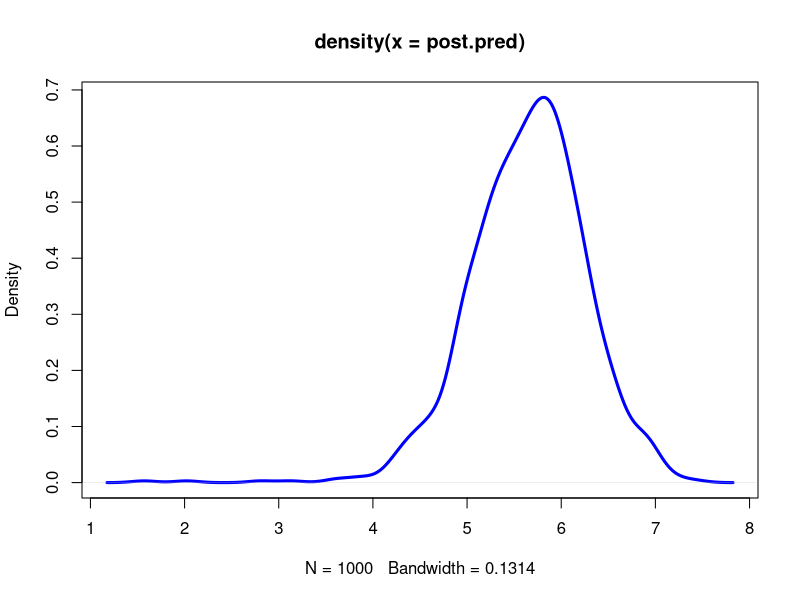

Generate this figure with R:
options("width"=100)
y <- as.vector(as.matrix(read.table("faculty.dat")))
k <- length(y)

dig <- function(x,a,b,log=F) {
  out <- NULL
  if (!log) {
    out <- 1/(gamma(a)*b^a) * x^(-a-1) * exp(-1/(b*x))
  } else {
    out <- -lgamma(a)-a*log(b) -(a+1)*log(x) -1/(b*x)
  }

  out
}

rig <- function(n,a,b) 1/rgamma(n,a,scale=b)

gibbs <- function(B=1e5,cand=c(1,1,1,1)) {
  #Priors:
  m <- 1
  s2 <- 1
  as <- 1
  bs <- 1
  at <- 1
  bt <- 1

  M <- matrix(0,nrow=B,ncol=k+3) # theta[1:k],mu,sig2,tau2
  M[1,] <- 2
  
  update.theta <- function(i,mu,sig2,tau2) { # theta ~ N(mu,sig2)
    mu.new <- (y[i]*tau2+mu*sig2) / (tau2+sig2)
    sig2.new <- (tau2*sig2) / (tau2+sig2)
    out <- c(mu.new,sig2.new)
    names(out) <- c("mu","sig2")
    out
  }

  update.mu <- function(theta,tau2) { # mu ~ N(m,s2)
    theta.new <- (mean(theta)*k*s2+m*tau2)/(k*s2+tau2)
    s2.new <- s2*tau2/(k*s2+tau2)
    out <- c(theta.new,s2.new)
    names(out) <- c("m","s2")
    out
  }

  update.sig2 <- function(theta) { # sig2 ~ IG(as,bs)
    as.new <- as+k/2 # Does not change
    bs.new <- 1/(1/bs+sum((y-theta)^2)/2)
    out <- c(as.new,bs.new)
    names(out) <- c("as","bs")
    out
  }
  
  update.tau2 <- function(theta,mu) { # tau2 ~ IG(at,bt)
    at.new <- at+k/2 # Does not change
    bt.new <- 1/(1/bt+sum((theta-mu)^2)/2)
    out <- c(at.new,bt.new)
    names(out) <- c("at","bt")
    out
  }

  for (i in 2:B) {
    M[i,] <- M[i-1,]
    
    # theta[1:k],mu,sig2,tau2
    for (j in 1:k) {
      new.theta <- update.theta(j,M[i,k+1],M[i,k+2],M[i,k+3])
      M[i,j] <- rnorm(1,new.theta[1],new.theta[2])
    }

    new.mu <- update.mu(M[i,1:k],M[i,k+3])
    M[i,k+1] <- rnorm(1,new.mu[1],new.mu[2])

    new.sig2 <- update.sig2(M[i,1:k])
    M[i,k+2] <- rig(1,new.sig2[1],new.sig2[2])

    new.tau2 <- update.tau2(M[i,1:k],M[i,k+1])
    M[i,k+3] <- rig(1,new.tau2[1],new.tau2[2])
    
    #print(M[i,(k+1):(k+3)])
    #print(new.tau2)
    #Sys.sleep(1)
    cat(paste("\r",i/B))
  }
  
  M
}

#1: Posterior
M <- gibbs(1000)
N <- nrow(M)

#par(mfrow=c(3,2))
#for (i in 1:ncol(M)){
#  plot(M[,i],main=i)
#}
#par(mfrow=c(1,1))
#2: E[theta|Y]

M.mean <- apply(M,2,mean)

#3: V[theta|Y]
M.cov <- var(M)
#sum(M.cov > .05) / prod(dim(M.cov))

#4: Posterior Predictive
theta.pred <- rnorm(N,M[,k+1],sqrt(M[,k+3]))
post.pred <- rnorm(N,theta.pred,sqrt(M[,k+2]))

plot(density(post.pred),lwd=3,col="blue")
p.gt.5 <- mean(post.pred>5)


